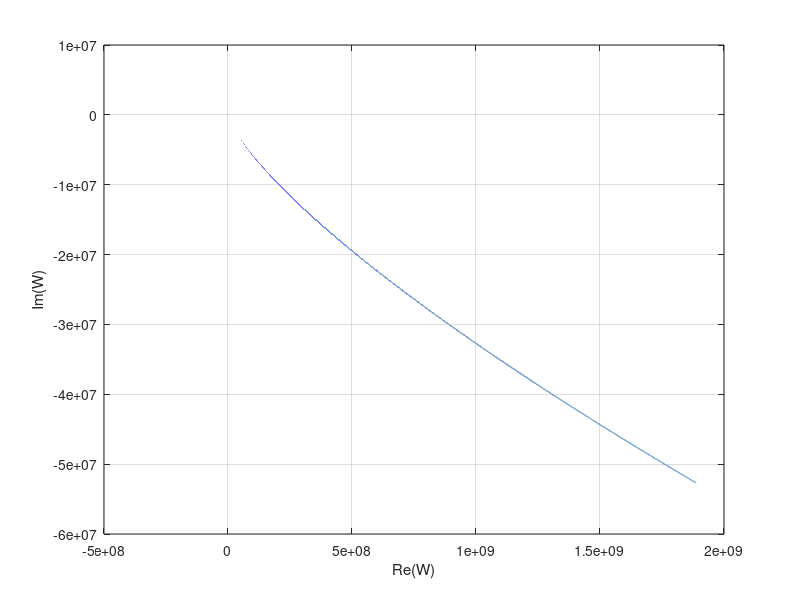
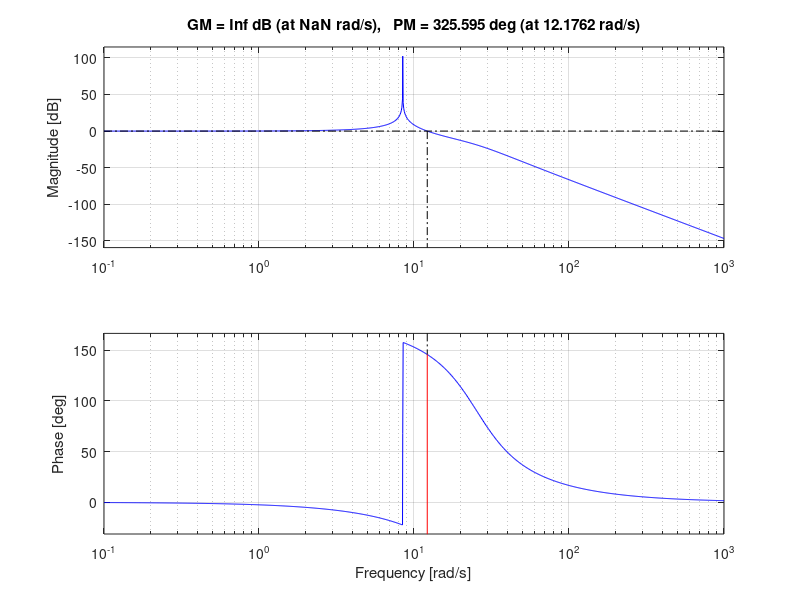

MATLAB code to generate these figures, in order:
%Критерий Михайлова

%T = 0.4     %система устойчива
%T = 0.05    %система неустойчива
T = 0.06289; %система на грани устойчивости
Re = [];
Im = [];
 
for w=0:0.01:1000
    Njw = 0.03 * T * ((w*i)^4) + (0.03 + 0.36 * T) * ((w*i)^3) + (0.03 + 21 * T) * ((w*i)^2) + (1 + 44.0 * T) * (w*i) + 87;
    Re(end+1) = real(Njw);
    Im(end+1) = imag(Njw);
end
 
plot(Re, Im), xlabel('Re(W)'), ylabel('Im(W)'), grid on
 
D = [0.03 * T, 0.03 + 0.36 * T, 0.03 + 21 * T, 1 + 44.0 * T, 87];
disp(roots(D));
 
figure
H=tf(87, D);
margin(H);
